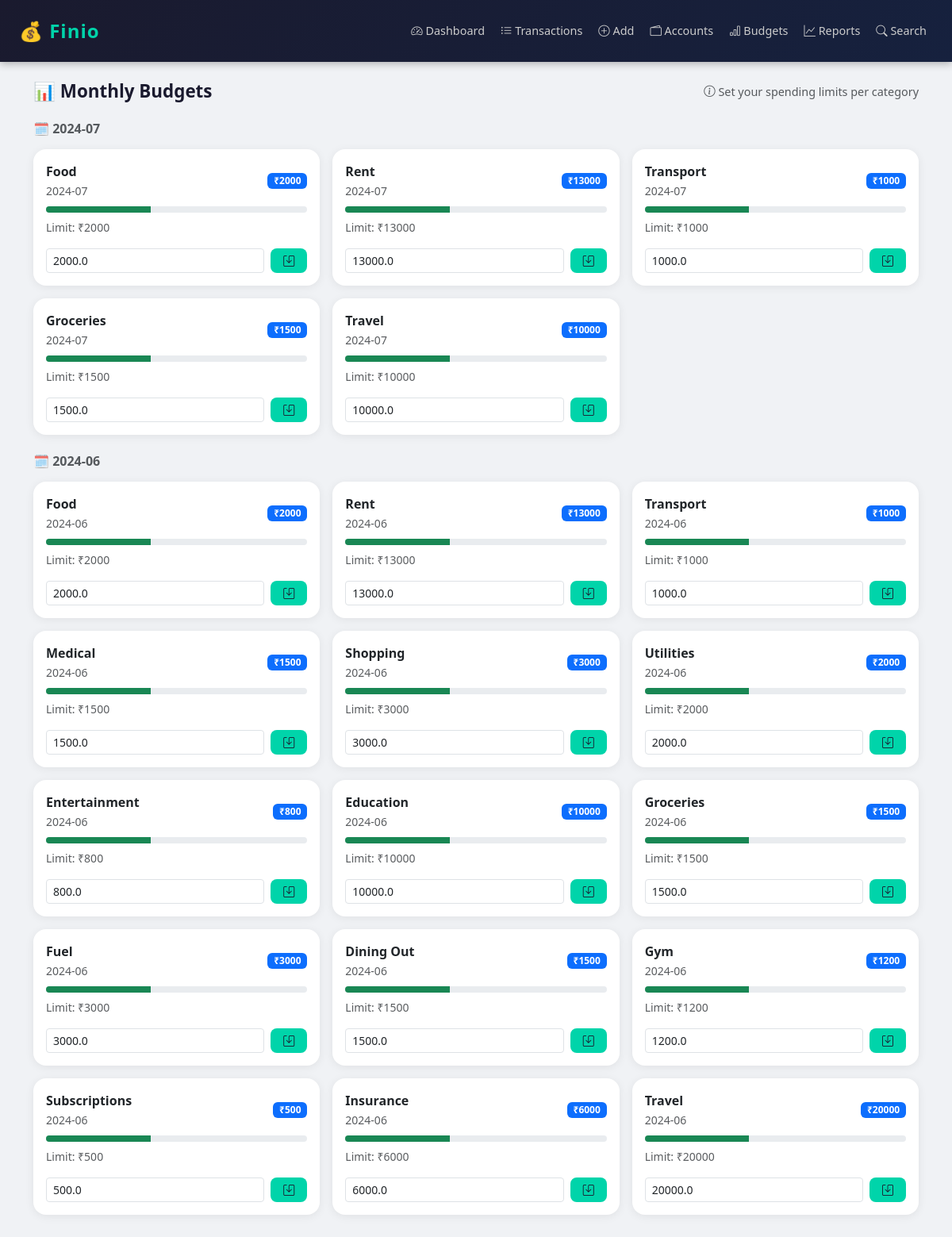
The app's page /budgets with its own data.
### database.py (models this page shows)
class Budget(db.Model):
    __tablename__ = 'budgets'
    id            = db.Column(db.Integer, primary_key=True)
    category_id   = db.Column(db.Integer, db.ForeignKey('categories.id'), nullable=False)
    limit_amount  = db.Column(db.Float,   nullable=False)
    month         = db.Column(db.String(7), nullable=False)     # format: "2024-06"

class Category(db.Model):
    __tablename__ = 'categories'
    id            = db.Column(db.Integer, primary_key=True)
    name          = db.Column(db.String(50),  nullable=False)   # e.g. Food, Rent, Salary
    type          = db.Column(db.String(10),  nullable=False)   # income or expense
    transactions  = db.relationship('Transaction', backref='category', lazy=True)
    budgets       = db.relationship('Budget',      backref='category', lazy=True)

### app.py (the view)
@app.route('/budgets')
def budgets():
    all_budgets = db.session.query(Budget, Category.name)\
        .join(Category, Budget.category_id == Category.id)\
        .order_by(Budget.month.desc()).all()
    return render_template('budgets.html', budgets=all_budgets)

### templates/budgets.html (shortened to what this page needs)
{% extends "base.html" %}
{% block content %}
<div class="d-flex justify-content-between align-items-center mb-4">
  <h4 class="page-title mb-0">📊 Monthly Budgets</h4>
  <span class="text-muted" style="font-size:0.9rem;">
    <i class="bi bi-info-circle"></i> Set your spending limits per category
  </span>
</div>
{% set months = budgets | map(attribute=0) | map(attribute='month') | unique | list %}
{% for month in months | sort(reverse=True) %}
<div class="mb-4">
  <h6 class="fw-bold text-muted mb-3">
    🗓️ {{ month }}
  </h6>
  <div class="row g-3">
    {% for budget, cat_name in budgets %}
    {% if budget.month == month %}
    <div class="col-md-4">
      <div class="card p-3">
        <div class="d-flex justify-content-between align-items-center mb-2">
          <div>
            <p class="fw-bold mb-0">{{ cat_name }}</p>
            <small class="text-muted">{{ budget.month }}</small>
          </div>
          <span class="badge bg-primary">
            ₹{{ "%.0f"|format(budget.limit_amount) }}
          </span>
        </div>
        {% set spent = namespace(value=0) %}
        <div class="progress mb-2" style="height: 8px;">
          <div class="progress-bar bg-success"
               style="width: 40%">
          </div>
        </div>
        <small class="text-muted">
          Limit: ₹{{ "%.0f"|format(budget.limit_amount) }}
        </small>
        <form method="POST"
              action="/budget/edit/{{ budget.id }}"
              class="d-flex gap-2 mt-3">
          <input type="number"
                 name="limit_amount"
                 value="{{ budget.limit_amount }}"
                 class="form-control form-control-sm"
                 step="0.01"
                 min="1"
                 required>
          <button type="submit"
                  class="btn btn-finio btn-sm px-3">
            <i class="bi bi-save"></i>
          </button>
        </form>
      </div>
    </div>
    {% endif %}
    {% endfor %}
  </div>
</div>
{% endfor %}
{% endblock %}

### templates/base.html (style rules this page uses)
body { background-color: #f0f2f5; font-family: 'Segoe UI', sans-serif; }
.card { border: none; border-radius: 16px; box-shadow: 0 2px 12px rgba(0,0,0,0.07); }
.btn-finio { background: #00d4aa; color: #1a1a2e; font-weight: 600; border: none; border-radius: 8px; }
.page-title { font-weight: 700; font-size: 1.4rem; color: #1a1a2e; }

### records on screen
Budget: month "2024-07", name "Food", limit_amount "2000", limit_amount "2000.0"
Budget: name "Rent", month "2024-07", limit_amount "13000", limit_amount "13000.0"
Budget: name "Transport", month "2024-07", limit_amount "1000", limit_amount "1000.0"
Budget: name "Groceries", month "2024-07", limit_amount "1500", limit_amount "1500.0"
Budget: name "Travel", month "2024-07", limit_amount "10000", limit_amount "10000.0"
Budget: month "2024-06", name "Food", limit_amount "2000", limit_amount "2000.0"
Budget: name "Rent", month "2024-06", limit_amount "13000", limit_amount "13000.0"
Budget: name "Transport", month "2024-06", limit_amount "1000", limit_amount "1000.0"
Budget: name "Medical", month "2024-06", limit_amount "1500", limit_amount "1500.0"
Budget: name "Shopping", month "2024-06", limit_amount "3000", limit_amount "3000.0"
Budget: name "Utilities", month "2024-06", limit_amount "2000", limit_amount "2000.0"
Budget: name "Entertainment", month "2024-06", limit_amount "800", limit_amount "800.0"
Budget: name "Education", month "2024-06", limit_amount "10000", limit_amount "10000.0"
Budget: name "Groceries", month "2024-06", limit_amount "1500", limit_amount "1500.0"
Budget: name "Fuel", month "2024-06", limit_amount "3000", limit_amount "3000.0"
Budget: name "Dining Out", month "2024-06", limit_amount "1500", limit_amount "1500.0"
Budget: name "Gym", month "2024-06", limit_amount "1200", limit_amount "1200.0"
Budget: name "Subscriptions", month "2024-06", limit_amount "500", limit_amount "500.0"
Budget: name "Insurance", month "2024-06", limit_amount "6000", limit_amount "6000.0"
Budget: name "Travel", month "2024-06", limit_amount "20000", limit_amount "20000.0"
